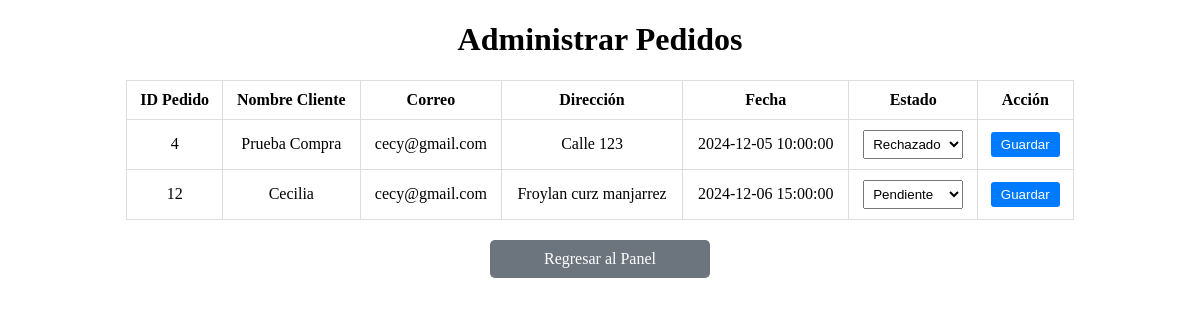
Screenshot of /administrar_pedidos.php with the database file from the repository.
### tables this page shows
CREATE TABLE `compras` (
  `id` int(11) NOT NULL,
  `nombre` varchar(255) DEFAULT NULL,
  `direccion` text NOT NULL,
  `email` varchar(255) NOT NULL,
  `metodo_pago` varchar(50) NOT NULL,
  `id_usuario` int(11) DEFAULT NULL,
  `fechahora_entrega` datetime NOT NULL,
  `estado` enum('pendiente','aceptado','rechazado') DEFAULT 'pendiente'
);

### administrar_pedidos.php (the view, shortened to what this page needs)
<?php
$conn = new mysqli('localhost', 'root', '', 'floreria');
$query = "SELECT * FROM compras";
$result = $conn->query($query);
?>
<!DOCTYPE html>
<html lang="es">
<head>
</head>
<body>
<h1 style="text-align: center;">Administrar Pedidos</h1>
<?php
if ($result->num_rows > 0) {
    echo '<form method="POST">';
    echo '<table>';
    echo '<tr><th>ID Pedido</th><th>Nombre Cliente</th><th>Correo</th><th>Dirección</th><th>Fecha</th><th>Estado</th><th>Acción</th></tr>';
    while ($pedido = $result->fetch_assoc()) {
        $pedido_id = $pedido['id'];
        $nombre_cliente = htmlspecialchars($pedido['nombre']);
        $correo = htmlspecialchars($pedido['email']);
        $direccion = htmlspecialchars($pedido['direccion']);
        $fecha = $pedido['fechahora_entrega'];
        $estado_actual = htmlspecialchars($pedido['estado']);
        echo '<tr>';
        echo "<td>$pedido_id</td>";
        echo "<td>$nombre_cliente</td>";
        echo "<td>$correo</td>";
        echo "<td>$direccion</td>";
        echo "<td>$fecha</td>";
        echo "<td>
                <select name='estado'>
                    <option value='pendiente'" . ($estado_actual === 'pendiente' ? ' selected' : '') . ">Pendiente</option>
                    <option value='aceptado'" . ($estado_actual === 'aceptado' ? ' selected' : '') . ">Aceptado</option>
                    <option value='rechazado'" . ($estado_actual === 'rechazado' ? ' selected' : '') . ">Rechazado</option>
                </select>
              </td>";
        echo "<td>
                <button type='submit' name='pedido_id' value='$pedido_id'>Guardar</button>
              </td>";
        echo '</tr>';
    }
    echo '</table>';
    echo '</form>';
} else {
    echo '<p style="text-align: center;">No hay pedidos disponibles.</p>';
}
echo '<a href="panel_admin.php" class="btn-regresar">Regresar al Panel</a>';
?>
</body>
</html>

### administrar_pedidos.php (style rules this page uses)
table { width: 80%; margin: 20px auto; border-collapse: collapse; }
table, th, td { border: 1px solid #ddd; text-align: center; }
th, td { padding: 10px; }
select { padding: 5px; }
button { padding: 5px 10px; background-color: #007bff; color: white; border: none; border-radius: 3px; cursor: pointer; }
.btn-regresar { display: block; width: 200px; margin: 20px auto; text-align: center; padding: 10px; background-color: #6c757d; color: white; text-decoration: none; border-radius: 5px; }

### rows the page displays
compras: id "4", nombre "Prueba Compra", email "cecy@gmail.com", direccion "Calle 123", fechahora_entrega "2024-12-05 10:00:00", estado "Rechazado"
compras: id "12", nombre "Cecilia", email "cecy@gmail.com", direccion "Froylan curz manjarrez", fechahora_entrega "2024-12-06 15:00:00", estado "Pendiente"
